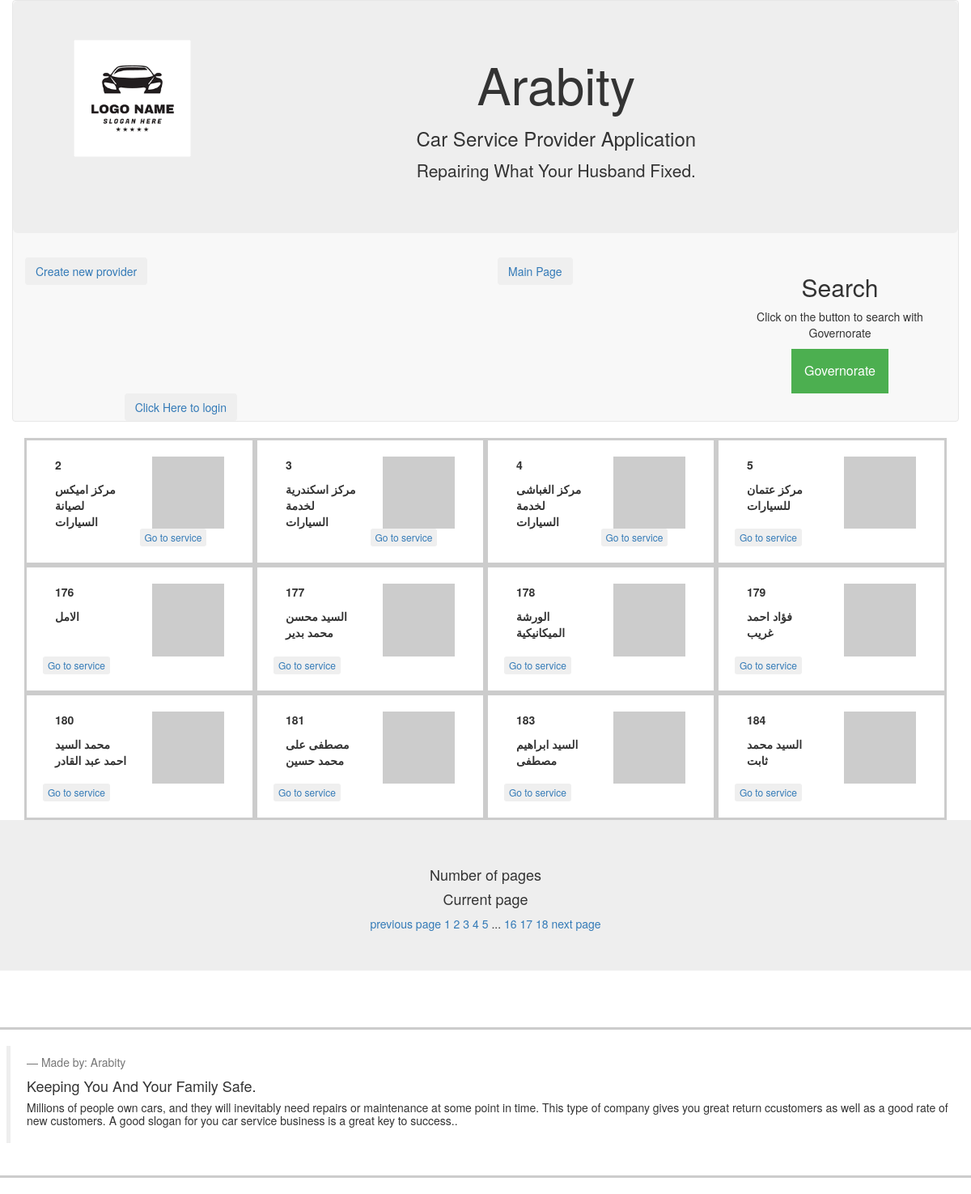
Screenshot of /provider/الاسكندرية/1 with the database file from the repository.
### database_setup_arabity.py (models this page shows)
class Provider(db.Model):
    id = db.Column(db.Integer, primary_key=True)
    name = db.Column(db.String(20), nullable=False)
    logo = db.Column(db.String(250), nullable=False)
    username = db.Column(db.String(20))
    user_id = db.Column(db.Integer, db.ForeignKey('user.id'),\
                            nullable=False)
    mobiles = db.relationship('Mobile', cascade="all,delete", backref='provider')
    telephones = db.relationship('Telephone', cascade="all,delete", backref='provider')
    stories = db.relationship('Story', cascade="all,delete", backref='provider')
    address = db.relationship('ProviderAdd', cascade="all,delete", backref='provider')
    brands = db.relationship('Brand', secondary=provider_brand,\
                                backref=db.backref('brands', lazy='dynamic'))

### project.py (the view, shortened to what this page needs)
@app.route('/provider/<string:filterGov>/')
@app.route('/provider/<string:filterGov>/<int:page_num>')
def providerFilter(filterGov, page_num=1):
    governorate = Address.query.filter_by(parent_id=0).all()
    filterGovOb = Address.query.filter_by(parent_id=0, address=filterGov).one()
    providersId = ProviderAdd.query.filter_by(gov_id=filterGovOb.id).\
                        paginate(per_page=12, page=page_num, error_out=True)
    provider = []
    for i in providersId.items:
        provider.append(i.provider)
        print (i.provider.name)
    if 'username' not in login_session:
        return render_template('publicmain.html', provider=provider,filterGov=filterGov,\
                                governorate=governorate, providersId=providersId,)
    else:
        return render_template('main.html', provider=provider,filterGov=filterGov,\
                                governorate=governorate, providersId=providersId)

### templates/publicmain.html (shortened to what this page needs)
<!DOCTYPE html>
<html lang="en">
<head>
  <link rel="stylesheet" href=
        "https://maxcdn.bootstrapcdn.com/bootstrap/3.3.7/css/bootstrap.min.css">
</head>
<body>
	<nav class="container navbar navbar-default">
			<div class="row jumbotron text-center" >
				<div class="col-sm-2">
					<img src="/static/arabity.png" class=
                "title-logo img-fluid img-responsive" height="150" width="150"/>
				</div>
				<div class="col-sm-10">
          <h1>Arabity</h1>
					<h3>Car Service Provider Application</h3>
					<p>Repairing What Your Husband Fixed.</p>
				</div>
				</div>
			<div class="row">
				<div class="col-md-6 btn-group text-center" role="group">
					<button type="button" class="btn btn-secondary pull-left">
						<a href='{{url_for('newProvider')}}'>Create new provider</a>
					</button>
				</div>
        <div class="col-md-3 btn-group text-center" role="group">
          <button type="button" class="btn btn-secondary pull-left">
            <a href='{{url_for('providerName')}}'>Main Page</a>
          </button>
        </div>
        <div class="col-md-3 btn-group text-center" role="group">
        <body>
{% if provider.items %}
  <h2>Search</h2>
  <p>Click on the button to search with Governorate</p>
  <div class="dropdown">
    <button onclick="myFunction()" class="dropbtn">Governorate</button>
    <div id="myDropdown" class="dropdown-content">
      <input type="text" placeholder="Search.." id="myInput"
                                                    onkeyup="filterFunction()">
      {% for i in governorate %}
      <a href="{{url_for('providerFilter', filterGov=i.address, page_num=1)}}">
                  {{i.address}}</a>
      {% endfor %}
    </div>
  </div>
{% else %}
<h2>Search</h2>
<p>Click on the button to search with Governorate</p>
<div class="dropdown">
  <button onclick="myFunction()" class="dropbtn">Governorate</button>
{% endif %}
</div>
  </body>
  </html>
				<div class="col-md-3 btn-group text-center" role="group">
					<button type="button" class="btn btn-secondary pull-right">
						{% if 'username' not in session %}
						<a  href="{{url_for('showLogin')}}">Click Here to login</a>
						{% else %}
						<a  href="{{url_for('gdisconnect')}}">Disconnect</a>
						{% endif %}
					</button>
				</div>
  {% if provider.items %}
  <div class="container">
		{% for i in provider.items %}
		<div class="col-md-3 pill-center" style="padding: 20px;
                                                        border: 3px solid #ccc">
      <div class="col-md-6">
        <p><strong>{{i.id}}</strong></p>
        <p><strong>{{i.name}}</strong></p>
      </div>
      <div class="col-md-6">
        <img src={{i.logo}} class="title-logo img-fluid img-responsive"
                                                      height="150" width="150"/>
      </div>
				</br>
				<button type="button" class="btn btn-xs pull-left">
				<a href='{{url_for('providerService', provider_id=i.id,
                                        creator=i.user_id) }}'>Go to service</a>
				</button>
				</br>
		</div>
	  {% endfor %}
	</div>
  <div class="row jumbotron text-center">
    <h4> Number of pages {{ provider.pages }} </h4>
    <h4> Current page {{ provider.page }} </h4>
    <a href="{{url_for('providerName', page_num=provider.prev_num)}}">previous page</a>
  {% for page in provider.iter_pages(left_edge=3, right_edge=3) %}
    {% if page %}
    <a href="{{url_for('providerName', page_num=page)}}">{{ page }}</a>
    {% else %}
      ...
    {% endif %}
  {% endfor %}
      <a href="{{url_for('providerName', page_num=provider.next_num)}}">next page</a>
      </div>
      </br>
  {% else %}
  <div class="container">
    {% for i in provider %}
    <div class="col-md-3 pill-center" style="padding: 20px; border: 3px solid #ccc">
      <div class="col-md-6">
        <p><strong>{{i.id}}</strong></p>
        <p><strong>{{i.name}}</strong></p>
      </div>
      <div class="col-md-6">
        <img src={{i.logo}} class="title-logo img-fluid img-responsive"
                                                      height="150" width="150"/>
      </div>
        <button type="button" class="btn btn-xs pull-left">
        <a href='{{url_for('providerService', provider_id=i.id,
                                        creator=i.user_id) }}'>Go to service</a>
        </button>
    </div>
    {% endfor %}
  </div>
  <div class="row jumbotron text-center">
    <h4> Number of pages {{ provider.pages }} </h4>
    <h4> Current page {{ provider.page }} </h4>
    <a href="{{url_for('providerFilter',
    filterGov=filterGov, page_num=providersId.prev_num)}}">previous page</a>
  {% for page in providersId.iter_pages(left_edge=3, right_edge=3) %}
    {% if page %}
    <a href="{{url_for('providerFilter', filterGov=filterGov, page_num=page)}}">
                                                                  {{ page }}</a>
    {% else %}
      ...
    {% endif %}
  {% endfor %}
  <a href="{{url_for('providerFilter', filterGov=filterGov,
                                page_num=providersId.next_num)}}">next page</a>
      </div>
  {% endif %}
  <div class="row" style="padding: 20px; border: 3px solid #ccc">
    <blockquote>
      <footer>Made by: Arabity</footer>
      <h4>Keeping You And Your Family Safe.</h4>
      <h5>Millions of people own cars, and they will inevitably
        need repairs or maintenance at some point in time. This type of company
        gives you great return ccustomers as well as a good rate
        of new customers. A good slogan for you car service business
                                                is a great key to success..</h5>
    </blockquote>
  </div>
</body>
</html>

### templates/publicmain.html (style rules this page uses)
.dropbtn { background-color: #4CAF50; color: white; padding: 16px; font-size: 16px; border: none; cursor: pointer; }
.dropdown { position: relative; display: inline-block; }

### rows the page displays
Provider: id "2", name "مركز اميكس لصيانة السيارات"
Provider: id "3", name "مركز اسكندرية لخدمة السيارات"
Provider: id "4", name "مركز الغباشى لخدمة السيارات"
Provider: id "5", name "مركز عتمان للسيارات"
Provider: id "176", name "الامل"
Provider: id "177", name "السيد محسن محمد بدير"
Provider: id "178", name "الورشة الميكانيكية"
Provider: id "179", name "فؤاد احمد غريب"
Provider: id "180", name "محمد السيد احمد عبد القادر"
Provider: id "181", name "مصطفى على محمد حسين"
Provider: id "183", name "السيد ابراهيم مصطفى"
Provider: id "184", name "السيد محمد ثابت"

### other values shown
{{ page }} "1" "2" "3" "4" "5" "16" "17" "18"
